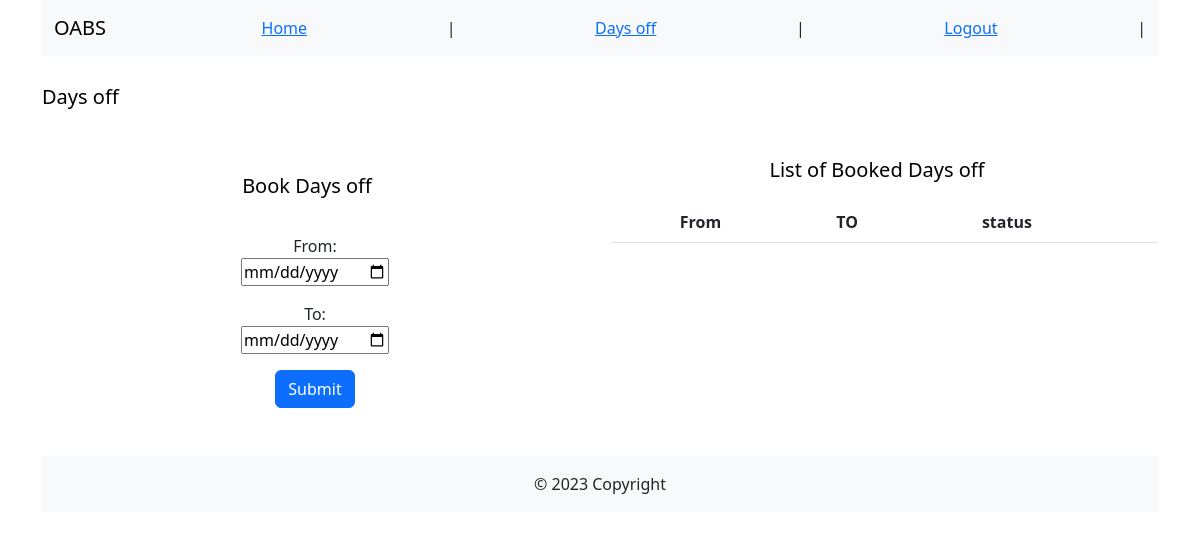
/appointment/request_daysoff/ (signed in), run on an earlier commit of the app's database.
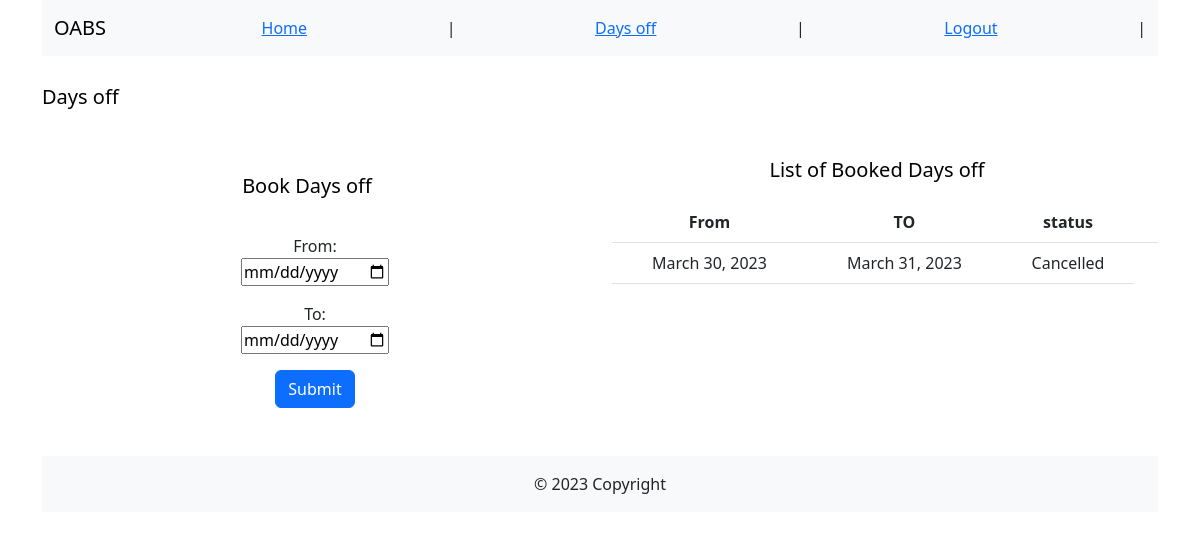
And on a later commit of the database.
### appointments_app/models.py (models this page shows, shortened)
class DaysOff(models.Model):
    doctor = models.ForeignKey(Doctor, on_delete=models.CASCADE)
    date_from = models.DateField(blank=False)
    date_till = models.DateField(blank=False)
    daysoff_status = models.ForeignKey(
        DaysOffStatus, on_delete=models.CASCADE, to_field='status', default='Booked')
    comment = models.CharField(max_length=256, blank=True)
    request_date = models.DateTimeField(default = timezone.now)
    class Meta:
        constraints = [models.UniqueConstraint(
            fields=['doctor', 'date_from', 'date_till'],
            name='unique_daysoff_record')]

class DaysOffStatus(models.Model):
    status = models.CharField(max_length=256, blank=False, unique=True)
    def __str__(self):
        return f'{self.status}'

### appointments_app/views.py (the view)
# urls.py: path('request_daysoff/',
@login_required(login_url='users_app:login_page')
def request_daysoff(request):
    try:
        doctor = Doctor.objects.get(user=request.user)
    except Doctor.DoesNotExist:
        return HttpResponseNotFound("Error: current user is not a doctor -- access denied.")
    if request.method == 'POST':
        form = forms.RequestDaysOffForm(request.POST)
        if not form.is_valid():
            messages.error(request, "Error: " + f'{form.errors}')
            return HttpResponseRedirect(reverse("appointments_app:request_daysoff"))
        date_from = form.cleaned_data['date_from']
        date_till = form.cleaned_data['date_till']
        if date_from > date_till:
            messages.error(
                request, "Error: the date From should be less than date To")
            return HttpResponseRedirect(reverse("users_app:home_page"))
        try:
            new_daysoff = form.save(commit=False)
            new_daysoff.doctor = doctor
            new_daysoff.save()
        except IntegrityError:
            messages.error(
                request, "Error: DB Integrity error - unable to create a daysoff record.")
            return HttpResponseRedirect(reverse("appointments_app:request_daysoff"))
        except Exception:
            messages.error(
                request, "Error: db internal error - unable to create a daysoff record.")
            return HttpResponseRedirect(reverse("appointments_app:request_daysoff"))
        messages.success(
            request, "Your days off have been successfully booked .")
        return HttpResponseRedirect(reverse("appointments_app:request_daysoff"))
    else:
        form = forms.RequestDaysOffForm()
    daysoff_list = models.DaysOff.objects.filter(
        doctor=doctor).order_by('-date_from')[:20]
    return render(request, 'request_daysoff.html', {'daysoff_form': form,
                                                    'daysoff_list': daysoff_list})

### appointments_app/forms.py
class RequestDaysOffForm(ModelForm):
    class Meta:
        model = DaysOff
        fields = ['date_from', 'date_till']

### appointments_app/templates/request_daysoff.html (shortened to what this page needs)
{% extends "./base.html" %}
{% block nav %}
{% include "./nav_doctor.html" %}
{% endblock %}
{% block content %}
<div class="row mt-3">
    <nav class="navbar navbar-light ">
        <div class="container-fluid">
            <span class="navbar-brand mb-1 h1">Days off</span>
        </div>
    </nav>
</div>
<div class="row mt-3">
    <div class="col  justify-content-center text-center">
        <div class="row mt-3">
            <nav class="navbar navbar-light ">
                <div class="container-fluid justify-content-center text-center">
                    <span class="navbar-brand mb-1 ">Book Days off</span>
                </div>
            </nav>
        </div>
        <form id='date_time_form' method='post'>
            <p>
            <div class="form-group">
                <label for="date_from">From: </label> <br>
                <input type="date" id="date_from" name="date_from" required />
            </div>
            </p>
            <p>
            <div class="form-group">
                <label for="date_till">To: </label> <br>
                <input type="date" id="date_till" name="date_till" required />
            </div>
            </p>
            <button type="submit" class="btn btn-primary" onclick="return checkform();">Submit</button>
        </form>
    </div>
    <div class="col justify-content-center text-center">
        <nav class="navbar navbar-light ">
            <div class="container-fluid justify-content-center text-center">
                <span class="navbar-brand mb-1 ">List of Booked Days off</span>
            </div>
        </nav>
        <table class="table">
            <thead>
                <tr>
                    <th scope="col">From</th>
                    <th scope="col">TO</th>
                    <th scope="col">status</th>
                    <th scope="col"></th>
                </tr>
            </thead>
            <tbody>
                {% for dayoff in daysoff_list %}
                <tr>
                    <td>{{ dayoff.date_from }}</td>
                    <td>{{ dayoff.date_till }}</td>
                    <td>{{ dayoff.daysoff_status }}</td>
                </tr>
                {% endfor %}
            </tbody>
        </table>
    </div>
</div>
{% endblock %}

What changed in the data, as far as the page shows it:
added DaysOff: date_from "March 30, 2023", date_till "March 31, 2023", daysoff_status "Cancelled"
